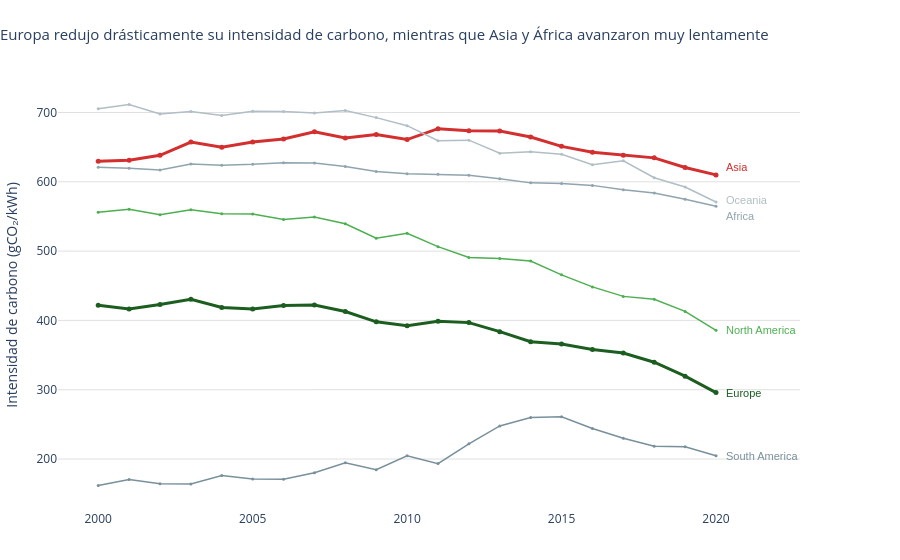

Notebook code for this chart:
### Markdown cell above
### Pregunta 2: Trayectoria regional

### Code cell
df_reg = final_dataset[final_dataset['is_region']].copy()
reg_2000 = df_reg[df_reg['year'] == 2000][['country', 'carbon_intensity_elec']]
reg_2020 = df_reg[df_reg['year'] == 2020][['country', 'carbon_intensity_elec']]
reg_delta = pd.merge(reg_2000, reg_2020, on='country', suffixes=('_2000', '_2020'))
reg_delta['reduction'] = reg_delta['carbon_intensity_elec_2000'] - reg_delta['carbon_intensity_elec_2020']
print('Reducción de intensidad de carbono (gCO2/kWh) por región:')
print(reg_delta.sort_values(by='reduction', ascending=False).to_string(index=False))

fig = go.Figure()
regions = ['Europe', 'North America', 'Asia', 'South America', 'Africa', 'Oceania']
colors_map = {
    'Europe': '#1B5E20',
    'North America': '#4CAF50',
    'Asia': '#D32F2F',
    'South America': '#78909C',
    'Africa': '#90A4AE',
    'Oceania': '#B0BEC5'
}

# Desplazamientos verticales manuales para evitar colisión de texto en el año 2020
yshift_map = {
    'Asia': 8,
    'Oceania': 2,
    'Africa': -10,
    'North America': 0,
    'Europe': 0,
    'South America': 0
}

for r in regions:
    data = df_reg[df_reg['country'] == r].sort_values(by='year')
    fig.add_trace(go.Scatter(
        x=data['year'],
        y=data['carbon_intensity_elec'],
        mode='lines+markers',
        name=r,
        line=dict(color=colors_map[r], width=3 if r in ['Europe', 'Asia'] else 1.5),
        marker=dict(size=5 if r in ['Europe', 'Asia'] else 3)
    ))
    last_row = data.iloc[-1]
    fig.add_annotation(
        x=last_row['year'],
        y=last_row['carbon_intensity_elec'],
        text=r,
        showarrow=False,
        xanchor='left',
        xshift=8,
        yshift=yshift_map[r],
        font=dict(color=colors_map[r], size=11, family='Arial')
    )

fig.update_layout(
    plot_bgcolor='white',
    title_text='Europa redujo drásticamente su intensidad de carbono, mientras que Asia y África avanzaron muy lentamente',
    title_x=0.0,
    title_font_size=15,
    margin=dict(l=50, r=100, t=80, b=50),
    xaxis=dict(showgrid=False, tickmode='linear', tick0=2000, dtick=5),
    yaxis=dict(showgrid=True, gridcolor='#E0E0E0', title='Intensidad de carbono (gCO₂/kWh)'),
    showlegend=False
)
fig.show()

### Figure 1 — Plotly figure (JSON) as saved in the notebook; plotly's stock layout.template omitted (floating-point values rounded to 4 significant figures)
{"data": [{"line": {"color": "#1B5E20", "width": 3}, "marker": {"size": 5}, "mode": "lines+markers", "name": "Europe", "type": "scatter", "x": [2000, 2001, 2002, 2003, 2004, 2005, 2006, 2007, 2008, 2009, 2010, 2011, 2012, 2013, 2014, 2015, 2016, 2017, 2018, 2019, 2020], "y": [422.0, 416.5, 423.1, 430.5, 418.6, 416.4, 421.3, 422.3, 412.8, 398.0, 392.4, 398.6, 396.8, 383.8, 369.3, 366.0, 358.1, 353.0, 339.7, 319.5, 295.8]}, {"line": {"color": "#4CAF50", "width": 1.5}, "marker": {"size": 3}, "mode": "lines+markers", "name": "North America", "type": "scatter", "x": [2000, 2001, 2002, 2003, 2004, 2005, 2006, 2007, 2008, 2009, 2010, 2011, 2012, 2013, 2014, 2015, 2016, 2017, 2018, 2019, 2020], "y": [555.9, 560.5, 552.5, 559.8, 553.8, 553.5, 545.8, 549.2, 539.4, 518.7, 525.7, 506.4, 490.8, 489.3, 485.7, 465.8, 448.3, 434.7, 430.5, 413.0, 385.6]}, {"line": {"color": "#D32F2F", "width": 3}, "marker": {"size": 5}, "mode": "lines+markers", "name": "Asia", "type": "scatter", "x": [2000, 2001, 2002, 2003, 2004, 2005, 2006, 2007, 2008, 2009, 2010, 2011, 2012, 2013, 2014, 2015, 2016, 2017, 2018, 2019, 2020], "y": [629.8, 631.1, 638.2, 657.3, 649.9, 657.3, 661.6, 672.3, 663.3, 668.3, 660.9, 676.6, 673.8, 673.2, 664.5, 651.1, 642.7, 638.3, 634.5, 620.6, 609.9]}, {"line": {"color": "#78909C", "width": 1.5}, "marker": {"size": 3}, "mode": "lines+markers", "name": "South America", "type": "scatter", "x": [2000, 2001, 2002, 2003, 2004, 2005, 2006, 2007, 2008, 2009, 2010, 2011, 2012, 2013, 2014, 2015, 2016, 2017, 2018, 2019, 2020], "y": [161.8, 170.6, 164.3, 163.9, 176.1, 171.3, 170.8, 180.1, 194.4, 184.4, 204.5, 193.3, 221.9, 247.7, 259.9, 260.9, 244.0, 230.0, 218.3, 217.7, 204.6]}, {"line": {"color": "#90A4AE", "width": 1.5}, "marker": {"size": 3}, "mode": "lines+markers", "name": "Africa", "type": "scatter", "x": [2000, 2001, 2002, 2003, 2004, 2005, 2006, 2007, 2008, 2009, 2010, 2011, 2012, 2013, 2014, 2015, 2016, 2017, 2018, 2019, 2020], "y": [621.1, 619.7, 617.1, 625.7, 623.9, 625.1, 627.5, 627.2, 622.0, 614.8, 611.5, 611.0, 609.6, 604.4, 598.4, 597.5, 594.8, 588.6, 583.9, 574.9, 564.7]}, {"line": {"color": "#B0BEC5", "width": 1.5}, "marker": {"size": 3}, "mode": "lines+markers", "name": "Oceania", "type": "scatter", "x": [2000, 2001, 2002, 2003, 2004, 2005, 2006, 2007, 2008, 2009, 2010, 2011, 2012, 2013, 2014, 2015, 2016, 2017, 2018, 2019, 2020], "y": [705.2, 711.5, 697.9, 701.4, 695.6, 701.9, 701.6, 699.1, 702.8, 692.6, 681.0, 659.3, 660.1, 641.2, 643.5, 639.7, 624.6, 630.4, 605.9, 592.5, 570.8]}], "layout": {"annotations": [{"font": {"color": "#1B5E20", "family": "Arial", "size": 11}, "showarrow": false, "text": "Europe", "x": 2020, "xanchor": "left", "xshift": 8, "y": 295.8, "yshift": 0}, {"font": {"color": "#4CAF50", "family": "Arial", "size": 11}, "showarrow": false, "text": "North America", "x": 2020, "xanchor": "left", "xshift": 8, "y": 385.6, "yshift": 0}, {"font": {"color": "#D32F2F", "family": "Arial", "size": 11}, "showarrow": false, "text": "Asia", "x": 2020, "xanchor": "left", "xshift": 8, "y": 609.9, "yshift": 8}, {"font": {"color": "#78909C", "family": "Arial", "size": 11}, "showarrow": false, "text": "South America", "x": 2020, "xanchor": "left", "xshift": 8, "y": 204.6, "yshift": 0}, {"font": {"color": "#90A4AE", "family": "Arial", "size": 11}, "showarrow": false, "text": "Africa", "x": 2020, "xanchor": "left", "xshift": 8, "y": 564.7, "yshift": -10}, {"font": {"color": "#B0BEC5", "family": "Arial", "size": 11}, "showarrow": false, "text": "Oceania", "x": 2020, "xanchor": "left", "xshift": 8, "y": 570.8, "yshift": 2}], "margin": {"b": 50, "l": 50, "r": 100, "t": 80}, "plot_bgcolor": "white", "showlegend": false, "title": {"font": {"size": 15}, "text": "Europa redujo drásticamente su intensidad de carbono, mientras que Asia y África avanzaron muy lentamente", "x": 0.0}, "xaxis": {"dtick": 5, "showgrid": false, "tick0": 2000, "tickmode": "linear"}, "yaxis": {"gridcolor": "#E0E0E0", "showgrid": true, "title": {"text": "Intensidad de carbono (gCO₂/kWh)"}}}}
